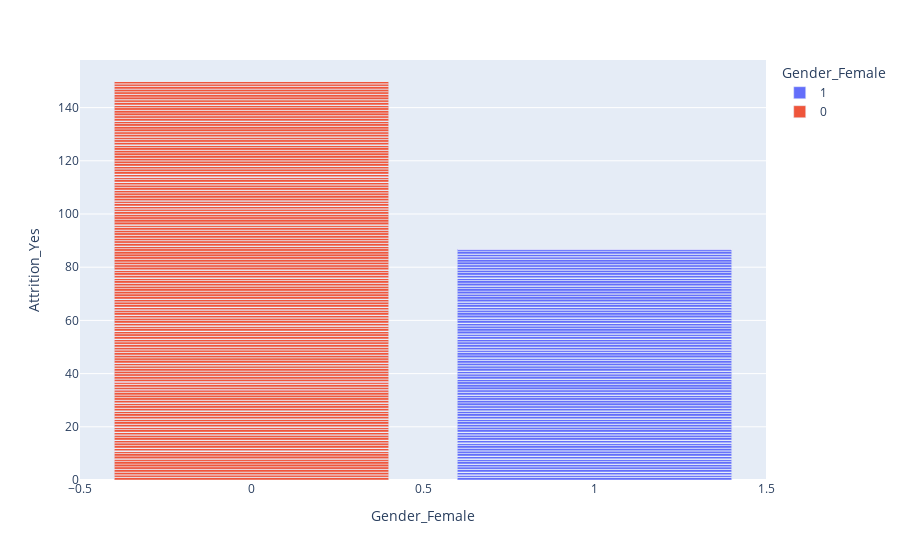

The notebook cell saved with this chart:
### Markdown cell above
### Attrition by Gender:

### Code cell
import plotly.express as px

fig = px.bar(df_joined, x= 'Gender_Female', y= 'Attrition_Yes', color= 'Gender_Female')
fig.show()

### Figure 1 — Plotly figure (JSON) as saved in the notebook; plotly's stock layout.template omitted (floating-point values rounded to 4 significant figures; data arrays with more than 128 entries replaced by an {"elided": "..."} marker saying what was removed)
{"data": [{"alignmentgroup": "True", "hoverlabel": {"namelength": 0}, "hovertemplate": "Gender_Female=%{x}<br>Attrition_Yes=%{y}", "legendgroup": "1", "marker": {"color": "#636efa"}, "name": "1", "offsetgroup": "1", "orientation": "v", "showlegend": true, "textposition": "auto", "type": "bar", "x": {"elided": "588 int values"}, "xaxis": "x", "y": {"elided": "588 int values"}, "yaxis": "y"}, {"alignmentgroup": "True", "hoverlabel": {"namelength": 0}, "hovertemplate": "Gender_Female=%{x}<br>Attrition_Yes=%{y}", "legendgroup": "0", "marker": {"color": "#EF553B"}, "name": "0", "offsetgroup": "0", "orientation": "v", "showlegend": true, "textposition": "auto", "type": "bar", "x": {"elided": "882 int values"}, "xaxis": "x", "y": {"elided": "882 int values"}, "yaxis": "y"}], "layout": {"barmode": "relative", "legend": {"title": {"text": "Gender_Female"}, "tracegroupgap": 0}, "margin": {"t": 60}, "xaxis": {"anchor": "y", "categoryarray": [1, 0], "categoryorder": "array", "domain": [0, 1], "title": {"text": "Gender_Female"}}, "yaxis": {"anchor": "x", "domain": [0, 1], "title": {"text": "Attrition_Yes"}}}}
